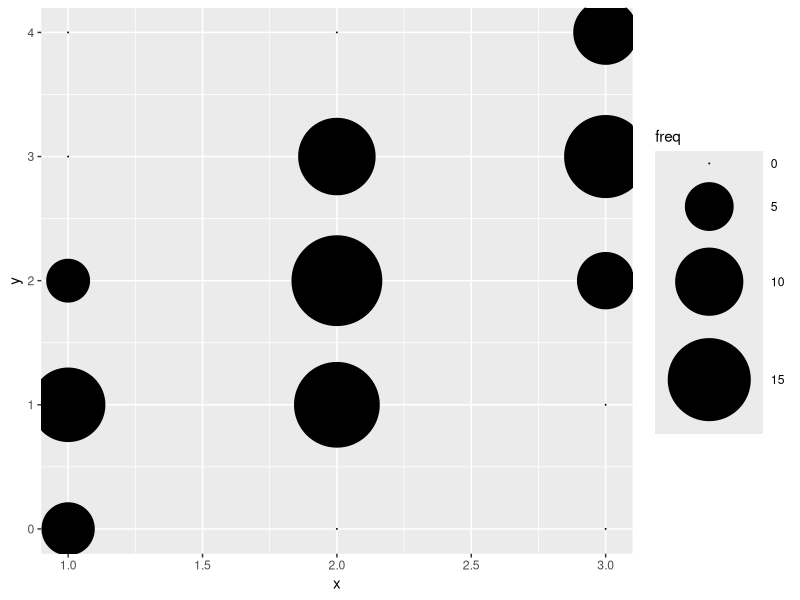

Here is the R script that generated this plot:
# Plot a bubble plot for discrete ordinal variables 
#   (e.g., Likert scale responses).
# Usual plots for categorical variables (e.g., mosaic plot) are not suitable
#   for likert scales in which the data are usually treated as 
#   discrete numbers, rather than just different categories.

# Generate random data for illustration
set.seed(14897)
x <- round(runif(100,1,3))
y <- round(runif(100,-1,1)) + x
xy.data <- data.frame(x,y)

library(ggplot2)

# Compute the frequencies for all combinations of x and y
x.values <- sort(unique(xy.data$x))
y.values <- sort(unique(xy.data$y))
xbyy <- expand.grid(x.values,y.values)
xbyy.freq <- as.numeric(xtabs(~x+y, data=xy.data))

# Generate the bubble plot based on the frequencies
xy.bubble <- ggplot(data.frame(x=xbyy[,1],y=xbyy[,2], freq=xbyy.freq),aes(x,y))
xy.bubble + geom_point(aes(size=freq)) + scale_size_area(max_size=30)
# max_size is used to set the maximum size of the bubbles.
